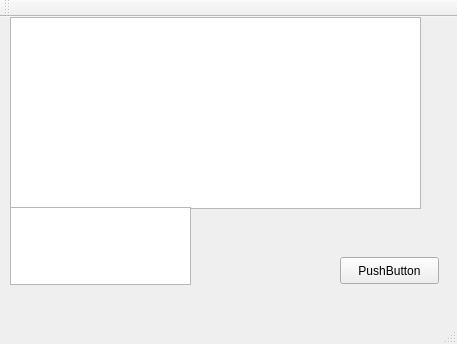
<?xml version="1.0" encoding="UTF-8"?>
<ui version="4.0">
 <class>MainWindow</class>
 <widget class="QMainWindow" name="MainWindow">
  <property name="geometry">
   <rect>
    <x>0</x>
    <y>0</y>
    <width>457</width>
    <height>344</height>
   </rect>
  </property>
  <property name="windowTitle">
   <string>MainWindow</string>
  </property>
  <widget class="QWidget" name="centralWidget">
   <widget class="QTextBrowser" name="browser">
    <property name="geometry">
     <rect>
      <x>10</x>
      <y>0</y>
      <width>411</width>
      <height>192</height>
     </rect>
    </property>
   </widget>
   <widget class="QTextEdit" name="input">
    <property name="geometry">
     <rect>
      <x>10</x>
      <y>190</y>
      <width>181</width>
      <height>78</height>
     </rect>
    </property>
   </widget>
   <widget class="QPushButton" name="pushButton">
    <property name="geometry">
     <rect>
      <x>340</x>
      <y>240</y>
      <width>99</width>
      <height>27</height>
     </rect>
    </property>
    <property name="text">
     <string>PushButton</string>
    </property>
   </widget>
  </widget>
  <widget class="QMenuBar" name="menuBar">
   <property name="geometry">
    <rect>
     <x>0</x>
     <y>0</y>
     <width>457</width>
     <height>28</height>
    </rect>
   </property>
  </widget>
  <widget class="QToolBar" name="mainToolBar">
   <attribute name="toolBarArea">
    <enum>TopToolBarArea</enum>
   </attribute>
   <attribute name="toolBarBreak">
    <bool>false</bool>
   </attribute>
  </widget>
  <widget class="QStatusBar" name="statusBar"/>
 </widget>
 <layoutdefault spacing="6" margin="11"/>
 <resources/>
 <connections/>
</ui>
